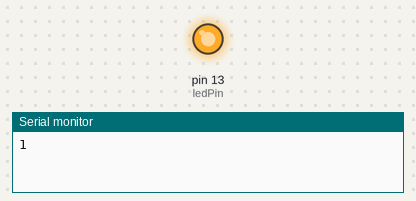
The sketch below on a simulated Arduino Uno, built with avr-gcc and run on an emulated ATmega328P. On the bench: output pins drawn as LEDs (lit = HIGH), the last lines printed to the serial monitor.

Above: at 0.1 s.
At 25.1 s:
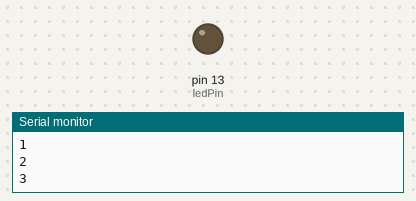
Timing chart, 0 to 40.0 s (numbered marks = the images above):
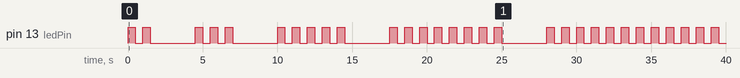

The sketch:

fibonacci.ino
```cpp
const int ledPin = 13;

void setup() {
  Serial.begin(9600);
  pinMode(ledPin, OUTPUT);
}

void loop() {
  unsigned long flist[21] = {1, 1, 2};
  for (int i = 0; i < 19; ++i) {
    flist[i + 3] = flist[i + 2] + flist[i + 1];

    Serial.println(flist[i]);

    for (unsigned long j = 0; j < flist[i + 2]; ++j) {
      digitalWrite(ledPin, HIGH);
      delay(500);
      digitalWrite(ledPin, LOW);
      delay(500);
    }

    delay(2500);
  }

  Serial.println("Final Array:");
  for (int i = 0; i < 21; ++i) {
    Serial.println(flist[i]);
  }

  while (true) {
    // Do nothing
  }
}
```

Measured:
- by itself, pin 13 (ledPin): LOW → HIGH at 0.00 s, → LOW 0.50 s later, → HIGH 0.50 s later, → LOW 0.50 s later, … (60 changes in this stretch)
